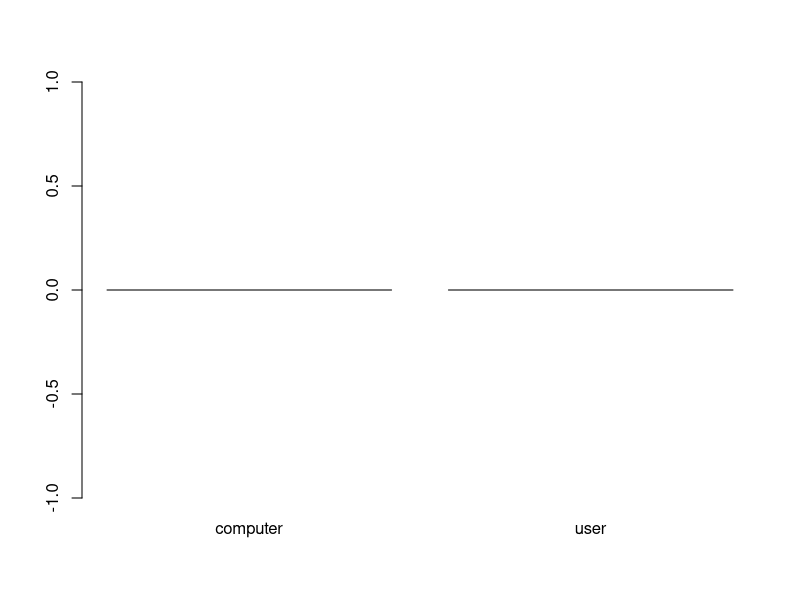

This chart was generated by the following R code: (Note: this script raises an error after producing the figure.)
# rock paper scissors lizard spock
# https://the-big-bang-theory.com/rock-paper-scissors-lizard-spock/ 

# Scissors cuts paper, 
# paper covers rock, 
# rock crushes lizard, 
# lizard poisons Spock,
# Spock smashes scissors, 
# scissors decapitates lizard, 
# lizard eats paper, 
# paper disproves Spock, 
# Spock vaporizes rock, 
# and as it always has, rock crushes scissors.

# setup game truth table --------------
rpslsNames <- c("rock","paper","scissors","lizard","spock")

rockWins = c(FALSE,FALSE,TRUE,TRUE,FALSE)
paperWins = c(TRUE,FALSE,FALSE,FALSE,TRUE)
scissorsWins = c(FALSE,TRUE,FALSE,TRUE,FALSE)
lizardWins = c(FALSE,TRUE,FALSE,FALSE,TRUE)
spockWins = c(TRUE,FALSE,TRUE,FALSE,FALSE)

rpslsWinners <- matrix(c(rockWins,paperWins,scissorsWins,lizardWins,spockWins),
                       dimnames = list(rpslsNames,rpslsNames),
                       nrow = 5,
                       byrow = TRUE)

# play the game ------------
whoWon <- c(computer = 0, user = 0)
barplot(whoWon) # place plot in view

while (TRUE) {
  computerChoice <- sample(rpslsNames, 1)
  userChoice <-
    rpslsNames[menu(rpslsNames, graphics = TRUE, title = "What do you choose? ")]
  
  if (length(userChoice) == 0)
    break
  
  print(paste("Computer chose", computerChoice, ". You chose", userChoice))
  if (computerChoice == userChoice) {
    print("It's a tie!")
  } else {
    if (rpslsWinners[computerChoice, userChoice]) {
      print("Computer wins!")
      whoWon["computer"] <- whoWon["computer"] + 1
    } else
      print ("You win!")
    whoWon["user"] <- whoWon["user"] + 1
    
  }
  barplot(whoWon)
}
